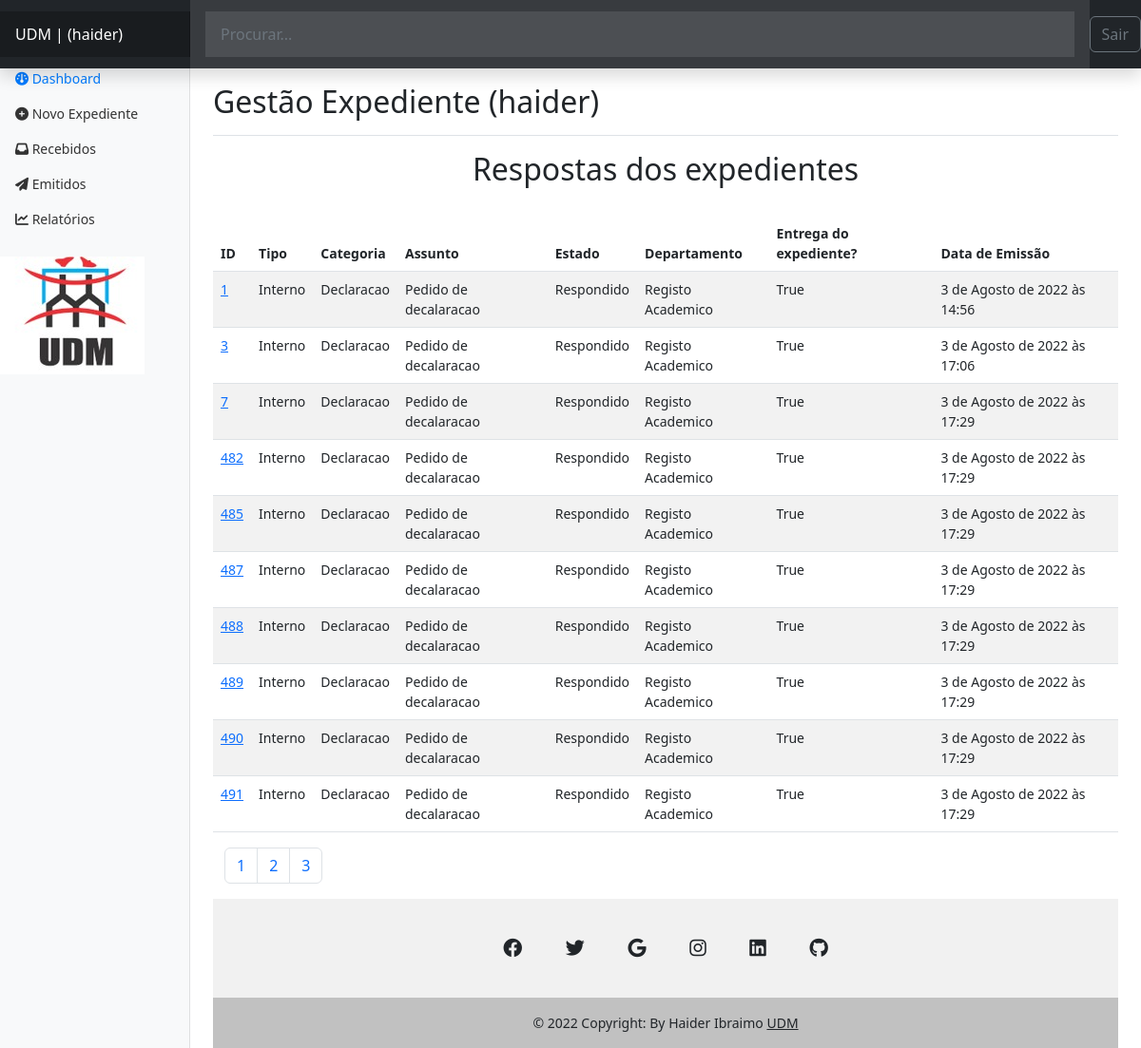
Before: /authors/dashbord/expedient/recebidos (signed in) with the older database file.
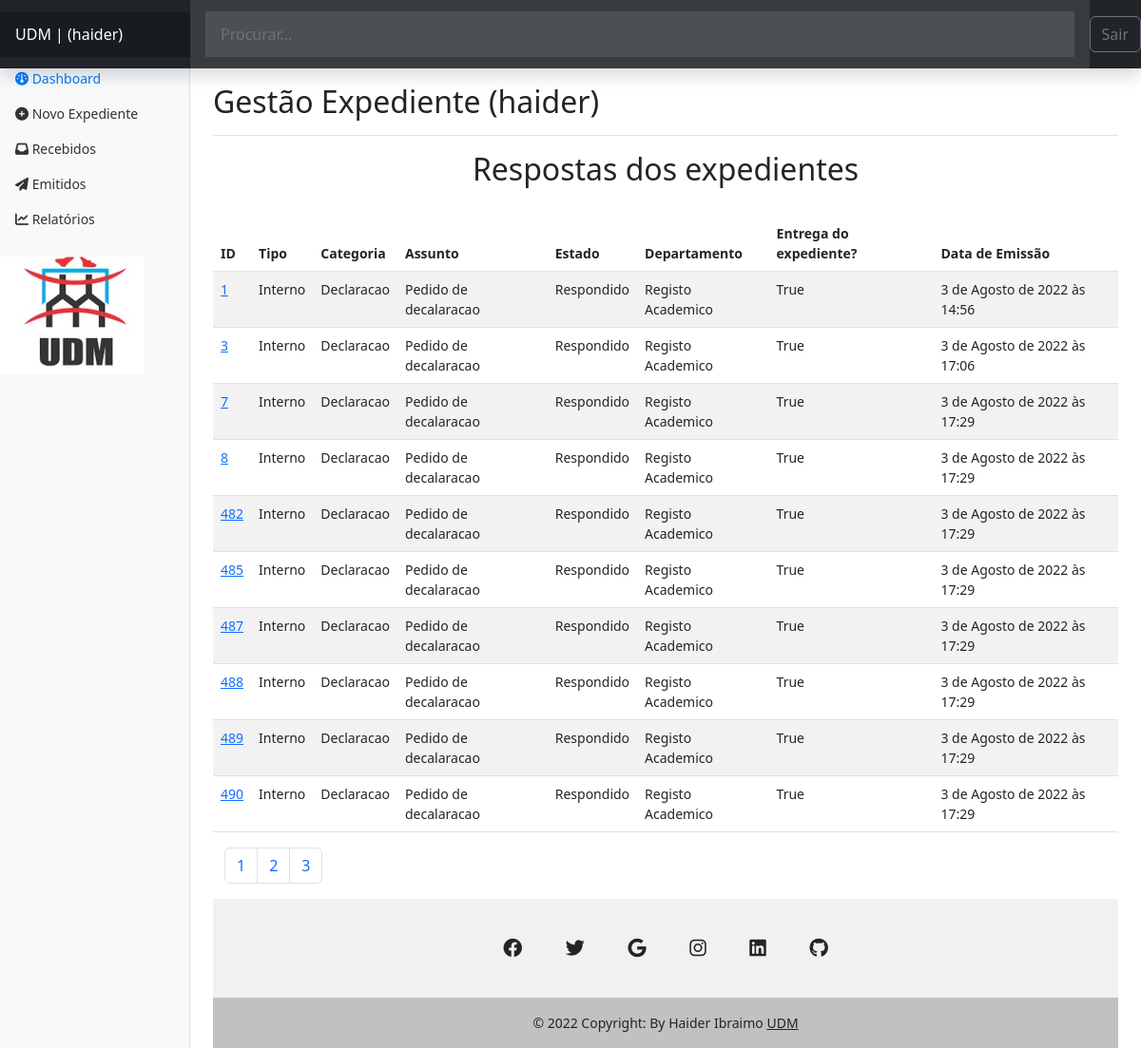
After: the same page with the newer database file.
### expedient/models.py (models this page shows, shortened)
class Expedient(models.Model):
    numero_Ex = models.IntegerField()
    tipo = models.CharField(max_length=50)
    departamento = models.CharField(max_length=100)
    categoria = models.CharField(max_length=100)
    assunto = models.CharField(max_length=150, null=False, )
    prioridade = models.CharField(max_length=20)
    confidencial = models.BooleanField(default=False)
    descricao = models.TextField(null=True, )
    estado = models.CharField(max_length=20)
    anexo = models.FileField(
        upload_to='expedient/uploads/%Y/%m/%d/', null=True,)
    data_emissao = models.DateTimeField(auto_now_add=True)
    data_recepcao = models.DateTimeField(auto_now=True)
    recebido = models.BooleanField(default=False)
    slug = models.SlugField()
    departamento = models.ForeignKey(
        Departamento, on_delete=models.SET_NULL, null=True, default=None)
    usuario = models.ForeignKey(User, on_delete=models.SET_NULL, null=True)

class Departamento(models.Model):
    nome = models.CharField(max_length=65)
    def __str__(self):
        return self.nome

### authors/views.py (the view)
# urls.py: path('dashbord/expedient/recebidos', views.dashbord_expedient_recebidos,
@login_required(login_url='authors:login', redirect_field_name='next')
def dashbord_expedient_recebidos(request):
    expedients = Expedient.objects.filter(recebido=True, estado='Respondido',
                                          usuario=request.user,
                                          )
    funcionario = Funcionario.objects.filter(author=request.user).first()
    page_obj, pagination_range = make_pagination(
        request, expedients, PER_PAGE)
    return render(request,
                  'authors/pages/dashbord_recebidos.html', context={
                      'expedients': page_obj,
                      'pagination_range': pagination_range,
                      'funcionario': funcionario,
                  }
                  )

### utils/expedient/pagination.py (called while the page is built)
def make_pagination(request, queryset, per_page, qty_pages=4):
    try:
        current_page = int(request.GET.get('page', 1))
    except ValueError:
        current_page = 1
    paginator = Paginator(queryset, per_page)
    page_obj = paginator.get_page(current_page)
    pagination_range = make_pagination_range(
        paginator.page_range,
        qty_pages,
        current_page
    )
    return page_obj, pagination_range

### authors/templates/authors/pages/dashbord_recebidos.html (shortened to what this page needs)
{% extends 'global/base.html' %}
{% block content %}
<h2 align="center">Respostas dos expedientes</h2>
<br>
  <table class="table table-striped table-hover">
    <thead>
     <tr>
        <th>ID </th>
        <th>Tipo</th>
        <th>Categoria</th>
        <th>Assunto</th>
        <th>Estado</th>
        <th>Departamento</th>
        <th>Entrega do expediente?</th>
        <th>Data de Emissão</th>
     </tr>
      </thead>
    {% for expedient in expedients %}
    <tr>
        <td> <a href="{% url 'authors:dashbord_expedient_detail' expedient.id %}">{{ expedient.id }}</a> </td>
        <td>{{ expedient.tipo }}</td>
        <td>{{ expedient.categoria }}</td>
        <td>{{ expedient.assunto }}</td>
        <td>{{ expedient.estado }}</td>
        <td>{{ expedient.departamento }}</td>
        <td>{{ expedient.recebido }}</td>
        <td>{{ expedient.data_emissao }}</td>
     </tr>
    {% empty %}
        <p style="color:red">Não tens nenhum expediente respondido, aguarde.</p>
    {% endfor %}
</table>
{% endblock content %}

Changed rows visible on the page:
no longer on this page (row unchanged): Expedient: id "491", tipo "Interno", categoria "Declaracao", assunto "Pedido de decalaracao", estado "Respondido", departamento "Registo Academico", recebido "True", data_emissao "3 de Agosto de 2022 às 17:29"
now on this page (row edited): Expedient: id "8", tipo "Interno", categoria "Declaracao", assunto "Pedido de decalaracao", estado "Respondido", departamento "Registo Academico", recebido "True", data_emissao "3 de Agosto de 2022 às 17:29"
